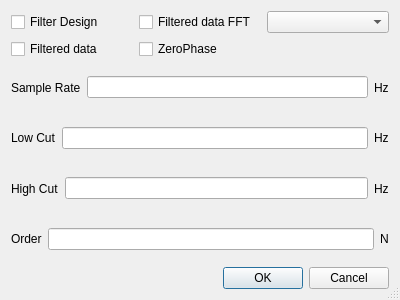
<?xml version="1.0" encoding="UTF-8"?>
<ui version="4.0">
 <class>Dialog</class>
 <widget class="QDialog" name="Dialog">
  <property name="geometry">
   <rect>
    <x>0</x>
    <y>0</y>
    <width>400</width>
    <height>300</height>
   </rect>
  </property>
  <property name="windowTitle">
   <string>Filter Design</string>
  </property>
  <property name="sizeGripEnabled">
   <bool>true</bool>
  </property>
  <layout class="QVBoxLayout" name="verticalLayout">
   <item>
    <layout class="QGridLayout" name="gridLayout">
     <item row="0" column="1">
      <widget class="QCheckBox" name="firteredFftcbox">
       <property name="text">
        <string>Filtered data FFT</string>
       </property>
      </widget>
     </item>
     <item row="1" column="0">
      <widget class="QCheckBox" name="filteredcbox">
       <property name="text">
        <string>Filtered data</string>
       </property>
      </widget>
     </item>
     <item row="0" column="0">
      <widget class="QCheckBox" name="filtercbox">
       <property name="text">
        <string>Filter Design</string>
       </property>
      </widget>
     </item>
     <item row="1" column="1">
      <widget class="QCheckBox" name="zeroctbox">
       <property name="text">
        <string>ZeroPhase</string>
       </property>
      </widget>
     </item>
     <item row="0" column="2">
      <widget class="QComboBox" name="combodata"/>
     </item>
    </layout>
   </item>
   <item>
    <layout class="QVBoxLayout" name="verticalLayout_2">
     <item>
      <layout class="QHBoxLayout" name="horizontalLayout">
       <item>
        <widget class="QLabel" name="label">
         <property name="text">
          <string>Sample Rate</string>
         </property>
        </widget>
       </item>
       <item>
        <widget class="QLineEdit" name="samplerate"/>
       </item>
       <item>
        <widget class="QLabel" name="label_2">
         <property name="text">
          <string>Hz</string>
         </property>
        </widget>
       </item>
      </layout>
     </item>
     <item>
      <layout class="QHBoxLayout" name="horizontalLayout_2">
       <item>
        <widget class="QLabel" name="label_3">
         <property name="text">
          <string>Low Cut</string>
         </property>
        </widget>
       </item>
       <item>
        <widget class="QLineEdit" name="lowcut_edit"/>
       </item>
       <item>
        <widget class="QLabel" name="label_5">
         <property name="text">
          <string>Hz</string>
         </property>
        </widget>
       </item>
      </layout>
     </item>
     <item>
      <layout class="QHBoxLayout" name="horizontalLayout_3">
       <item>
        <widget class="QLabel" name="label_4">
         <property name="text">
          <string>High Cut</string>
         </property>
        </widget>
       </item>
       <item>
        <widget class="QLineEdit" name="highcut_edit"/>
       </item>
       <item>
        <widget class="QLabel" name="label_6">
         <property name="text">
          <string>Hz</string>
         </property>
        </widget>
       </item>
      </layout>
     </item>
     <item>
      <layout class="QHBoxLayout" name="horizontalLayout_5">
       <item>
        <widget class="QLabel" name="label_7">
         <property name="text">
          <string>Order</string>
         </property>
        </widget>
       </item>
       <item>
        <widget class="QLineEdit" name="order_edit"/>
       </item>
       <item>
        <widget class="QLabel" name="label_8">
         <property name="text">
          <string>N</string>
         </property>
        </widget>
       </item>
      </layout>
     </item>
    </layout>
   </item>
   <item>
    <layout class="QHBoxLayout" name="horizontalLayout_4">
     <item>
      <spacer name="horizontalSpacer">
       <property name="orientation">
        <enum>Qt::Horizontal</enum>
       </property>
       <property name="sizeHint" stdset="0">
        <size>
         <width>40</width>
         <height>20</height>
        </size>
       </property>
      </spacer>
     </item>
     <item>
      <widget class="QDialogButtonBox" name="buttonBox">
       <property name="standardButtons">
        <set>QDialogButtonBox::Cancel|QDialogButtonBox::Ok</set>
       </property>
      </widget>
     </item>
    </layout>
   </item>
  </layout>
 </widget>
 <resources/>
 <connections>
  <connection>
   <sender>buttonBox</sender>
   <signal>accepted()</signal>
   <receiver>Dialog</receiver>
   <slot>accept()</slot>
   <hints>
    <hint type="sourcelabel">
     <x>296</x>
     <y>239</y>
    </hint>
    <hint type="destinationlabel">
     <x>199</x>
     <y>149</y>
    </hint>
   </hints>
  </connection>
  <connection>
   <sender>buttonBox</sender>
   <signal>rejected()</signal>
   <receiver>Dialog</receiver>
   <slot>reject()</slot>
   <hints>
    <hint type="sourcelabel">
     <x>296</x>
     <y>239</y>
    </hint>
    <hint type="destinationlabel">
     <x>199</x>
     <y>149</y>
    </hint>
   </hints>
  </connection>
 </connections>
</ui>
